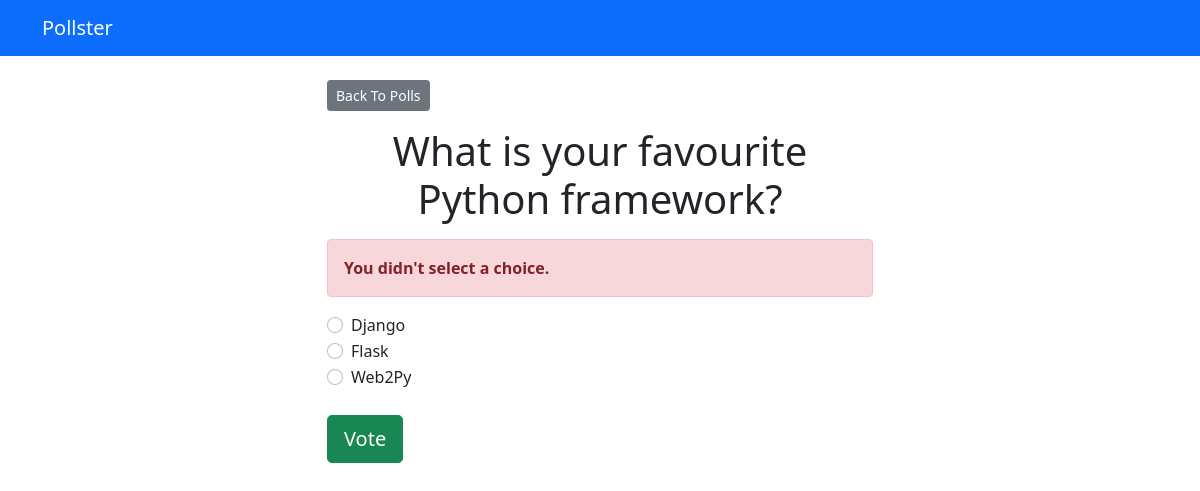
Page /polls/1/vote/ on the earlier database version.
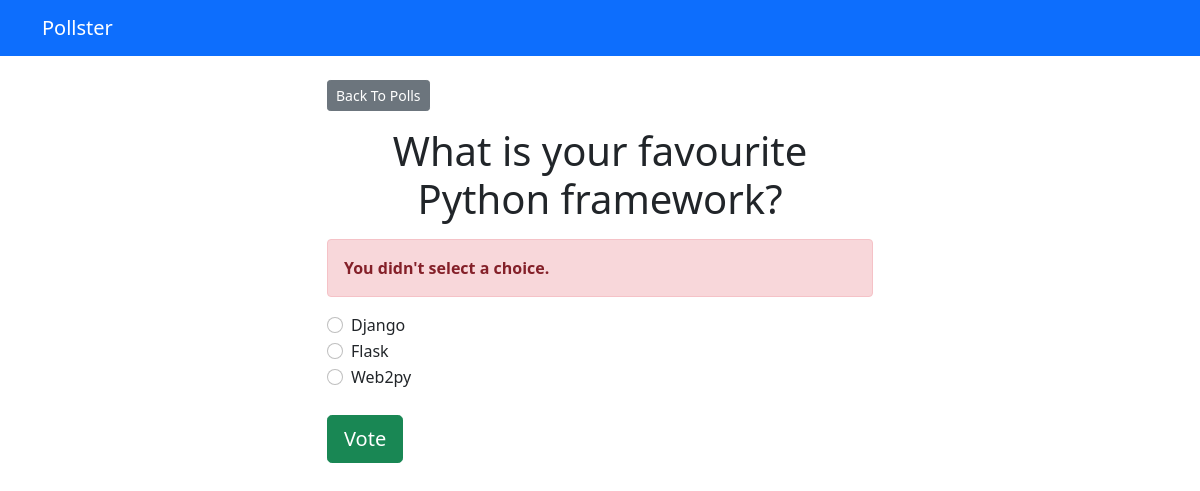
Same page on the later database version.
### polls/models.py (models this page shows, shortened)
class Choice(models.Model):
    question = models.ForeignKey(Question, on_delete=models.CASCADE)
    choice_text = models.CharField(max_length=200)
    votes = models.IntegerField(default=0)

### polls/views.py (the view)
# urls.py: path('<int:question_id>/vote/', views.vote, name='vote'),
def vote(request, question_id):
    question = get_object_or_404(Question, pk=question_id)
    try:
        selected_choice = question.choice_set.get(
            pk=request.POST['choice'])
    except (KeyError, Choice.DoesNotExist):
        return render(request, 'polls/detail.html', {
            'question': question,
            'error_message': "You didn't select a choice.",
        })
    else:
        selected_choice.votes += 1
        selected_choice.save()
        return HttpResponseRedirect(reverse('polls:results', args=(question.id,)))

### templates/polls/detail.html
{% extends 'base.html' %} {% block content %}
<a href="{% url 'polls:index' %}" class="btn btn-secondary btn-sm mb-3">
  Back To Polls
</a>
<h1 class="text-center mb-3">{{ question.question_text }}</h1>
{% if error_message %}
<p class="alert alert-danger">
  <strong>{{ error_message }}</strong>
</p>
{% endif %}
<form action="{% url 'polls:vote' question.id %}" method="post">
  {% csrf_token %} {% for choice in question.choice_set.all %}
  <div class="form-check">
    <input
      type="radio"
      name="choice"
      class="form-check-input"
      id="choice{{ forloop.counter }}"
      value="{{ choice.id }}"
    />
    <label for="choice{{ forloop.counter }}">{{ choice.choice_text }}</label>
  </div>
  {% endfor %}
  <input
    type="submit"
    value="Vote"
    class="btn btn-success btn-lg btn-block mt-4"
  />
</form>
{% endblock %}

Differences in the rows shown:
changed Choice: choice "☐ Web2Py" → "☐ Web2py"; choice_text "Web2Py" → "Web2py"
